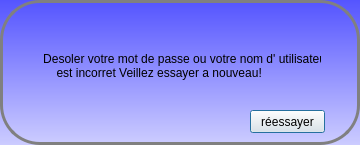
<?xml version="1.0" encoding="UTF-8"?>
<ui version="4.0">
 <class>Echec</class>
 <widget class="QDialog" name="Echec">
  <property name="geometry">
   <rect>
    <x>0</x>
    <y>0</y>
    <width>360</width>
    <height>145</height>
   </rect>
  </property>
  <property name="windowTitle">
   <string>Echec de connection</string>
  </property>
  <property name="styleSheet">
   <string notr="true">#QDialog {
background: gray;
}


#Echec {
border: 3px solid gray;
border-radius: 40px;
background: white;
background: QLinearGradient(x1: 0, y1: 0, x2: 0, y2: 1, stop: 0 #5555ff, stop: 1 #ccf);
}</string>
  </property>
  <widget class="QLabel" name="label">
   <property name="geometry">
    <rect>
     <x>-30</x>
     <y>30</y>
     <width>351</width>
     <height>71</height>
    </rect>
   </property>
   <property name="accessibleName">
    <string notr="true"/>
   </property>
   <property name="text">
    <string>                      Desoler votre mot de passe ou votre nom d' utilisateur  
                          est incorret Veillez essayer a nouveau!</string>
   </property>
  </widget>
  <widget class="QPushButton" name="pushButton_4">
   <property name="geometry">
    <rect>
     <x>250</x>
     <y>110</y>
     <width>75</width>
     <height>23</height>
    </rect>
   </property>
   <property name="text">
    <string>réessayer</string>
   </property>
  </widget>
 </widget>
 <resources/>
 <connections/>
</ui>
